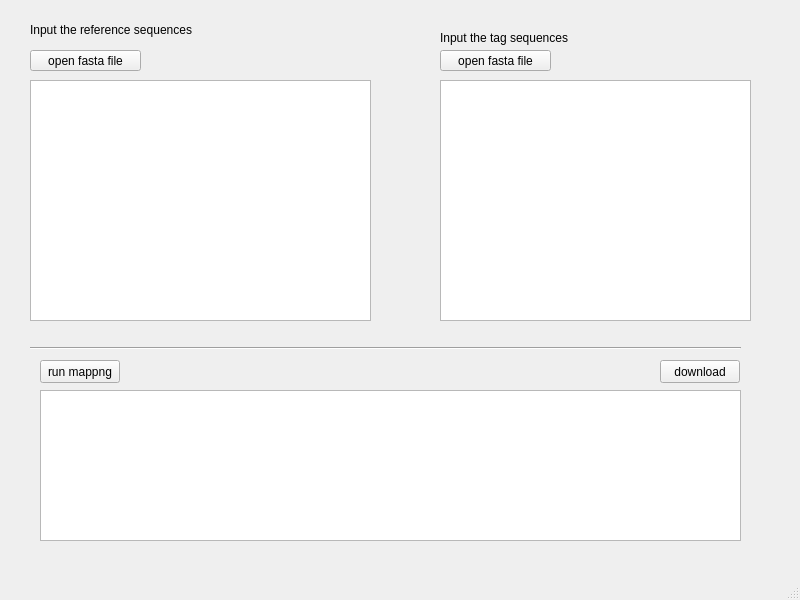
<?xml version="1.0" encoding="UTF-8"?>
<ui version="4.0">
 <class>MainWindow</class>
 <widget class="QMainWindow" name="MainWindow">
  <property name="geometry">
   <rect>
    <x>0</x>
    <y>0</y>
    <width>800</width>
    <height>600</height>
   </rect>
  </property>
  <property name="windowTitle">
   <string>MainWindow</string>
  </property>
  <widget class="QWidget" name="centralwidget">
   <widget class="QLabel" name="label">
    <property name="geometry">
     <rect>
      <x>30</x>
      <y>20</y>
      <width>201</width>
      <height>20</height>
     </rect>
    </property>
    <property name="text">
     <string>Input the reference sequences</string>
    </property>
   </widget>
   <widget class="QPushButton" name="open_ref_fasta">
    <property name="geometry">
     <rect>
      <x>30</x>
      <y>50</y>
      <width>111</width>
      <height>21</height>
     </rect>
    </property>
    <property name="text">
     <string>open fasta file</string>
    </property>
   </widget>
   <widget class="QLabel" name="label_2">
    <property name="geometry">
     <rect>
      <x>440</x>
      <y>30</y>
      <width>261</width>
      <height>16</height>
     </rect>
    </property>
    <property name="text">
     <string>Input the tag sequences</string>
    </property>
   </widget>
   <widget class="QPushButton" name="open_tag_fasta">
    <property name="geometry">
     <rect>
      <x>440</x>
      <y>50</y>
      <width>111</width>
      <height>21</height>
     </rect>
    </property>
    <property name="text">
     <string>open fasta file</string>
    </property>
   </widget>
   <widget class="QPushButton" name="run_bowtie2">
    <property name="geometry">
     <rect>
      <x>40</x>
      <y>360</y>
      <width>80</width>
      <height>23</height>
     </rect>
    </property>
    <property name="text">
     <string>run mappng</string>
    </property>
   </widget>
   <widget class="QTableView" name="table_map_res">
    <property name="geometry">
     <rect>
      <x>40</x>
      <y>390</y>
      <width>701</width>
      <height>151</height>
     </rect>
    </property>
   </widget>
   <widget class="QPushButton" name="download_excel">
    <property name="geometry">
     <rect>
      <x>660</x>
      <y>360</y>
      <width>80</width>
      <height>23</height>
     </rect>
    </property>
    <property name="text">
     <string>download</string>
    </property>
   </widget>
   <widget class="Line" name="line">
    <property name="geometry">
     <rect>
      <x>30</x>
      <y>340</y>
      <width>711</width>
      <height>16</height>
     </rect>
    </property>
    <property name="orientation">
     <enum>Qt::Horizontal</enum>
    </property>
   </widget>
   <widget class="QTextEdit" name="ref_indexing_res">
    <property name="geometry">
     <rect>
      <x>30</x>
      <y>80</y>
      <width>341</width>
      <height>241</height>
     </rect>
    </property>
   </widget>
   <widget class="QTextEdit" name="query_seq_res">
    <property name="geometry">
     <rect>
      <x>440</x>
      <y>80</y>
      <width>311</width>
      <height>241</height>
     </rect>
    </property>
   </widget>
  </widget>
  <widget class="QMenuBar" name="menubar">
   <property name="geometry">
    <rect>
     <x>0</x>
     <y>0</y>
     <width>800</width>
     <height>20</height>
    </rect>
   </property>
  </widget>
  <widget class="QStatusBar" name="statusbar"/>
 </widget>
 <resources/>
 <connections/>
</ui>
